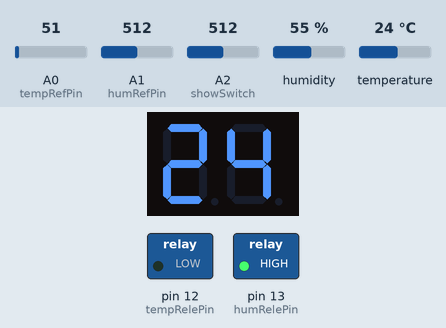
A sketch run on a simulated Arduino Uno, built with avr-gcc and run on an emulated ATmega328P. On the bench: 2-digit seven-segment display, switched loads named in the sketch (green lamp = pin HIGH). The inputs (shaded band) are chosen by the test bench; at power-on: temperature 24 °C, A1 (humRefPin) = 512, A0 (tempRefPin) = 51, A2 (showSwitch) = 512, humidity 55 %.

Above: at 2.7 s.
2.8 s: temperature set to 15.5 °C
At 5.2 s:
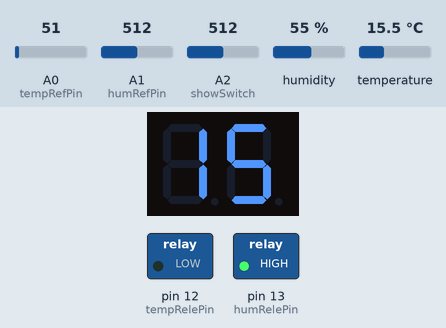
5.5 s: temperature set to 14.3 °C
At 7.1 s:
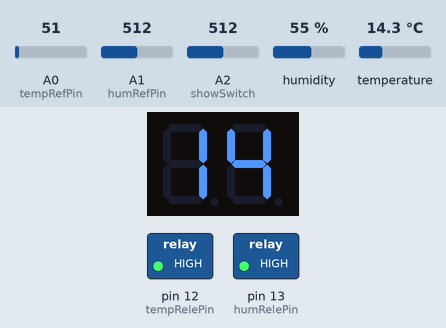
7.5 s: A1 (humRefPin) set to 167
At 8.1 s:
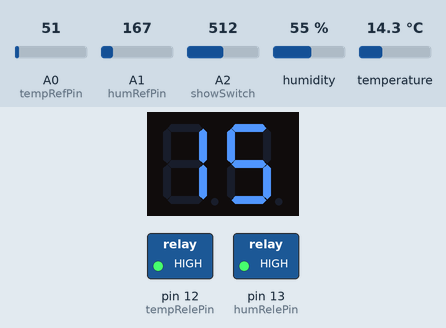
11.1 s: A1 (humRefPin) set to 142
At 12.2 s:
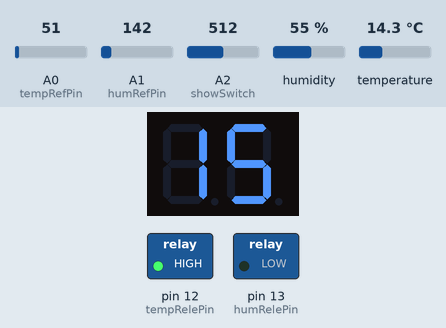
14.7 s: A0 (tempRefPin) set to 61
At 15.9 s:
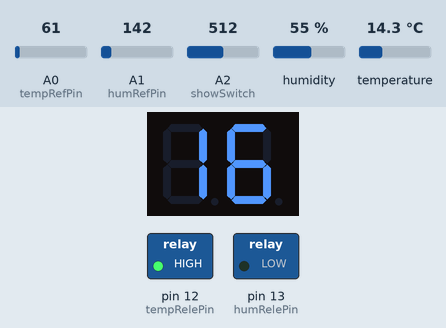
18.3 s: A2 (showSwitch) set to 246
At 18.8 s:
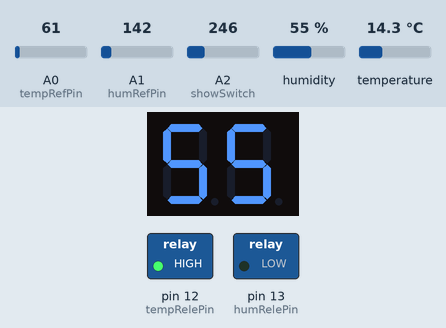
Timing chart, 0 to 20.8 s (numbered marks = the images above; inputs shaded):
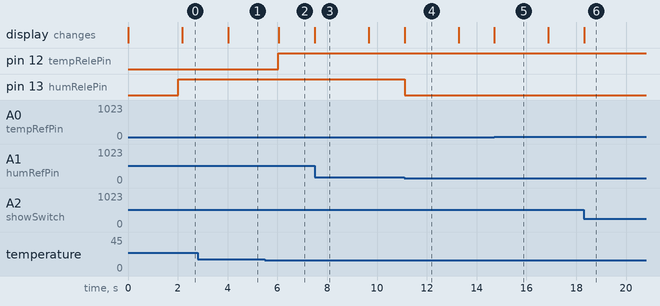

Measured:
- the behaviour switches between 15 and 14.9 °C on temperature (found by bisection; images 1 and 2)
- the behaviour switches between 154 and 153 on A1 (humRefPin) (found by bisection; images 3 and 4)
- after the input at 2.8 s, the display: changes after 1.2 s (image 1)
- after the input at 5.5 s, pin 12 (tempRelePin): LOW → HIGH after 0.54 s; the display: changes after 0.54 s (image 2)
- after the input at 7.5 s, the display: changes at once (image 3)
- after the input at 11.1 s, pin 13 (humRelePin): HIGH → LOW at once; the display: changes at once (image 4)
- after the input at 14.7 s, the display: changes at once (image 5)
- after the input at 18.3 s, the display: changes at once (image 6)

The sketch:

dht-controller.ino
```cpp
#include <SevenSeg.h>
SevenSeg sevseg(11,10,9,8,7,6,5);
#include "DHT.h"

#define DHTPIN 2
#define DHTTYPE DHT22
DHT dht(DHTPIN, DHTTYPE);

const int numOfDigits=2;
int digitPins[numOfDigits]={4,3};

#define tempRefPin A0
#define humRefPin A1
#define tempRelePin 12
#define humRelePin 13
#define PAUSADHT 2000

#define dummyTempPin A2
#define showSwitch A2

// aproximadamente 4 segundos
#define showTime 200

int tempRefValue = 0;
int humRefValue = 0;
int tempRefLowValue = 0;
int humRefLowValue = 0;
int prevTempRefValue = tempRefValue;
int prevHumRefValue = humRefValue;


int hum = 70;
int temp = 23;
int changeTimer = 0;
unsigned long dhtDelay;

void setup() {
  sevseg.setDigitPins(numOfDigits ,digitPins);
  sevseg.setCommonCathode();
  sevseg.write(temp);

  dhtDelay = millis();

  pinMode(tempRelePin, OUTPUT);
  pinMode(humRelePin, OUTPUT);
  digitalWrite(tempRelePin, LOW);
  digitalWrite(humRelePin, LOW);

  dht.begin();
}


void updateDisplay() {
    if (readTempState()) {
        if(changeTimer > 0) { // mostrar tempRefValue
            sevseg.write(tempRefValue);
        } else { // mostrar temp
            sevseg.write(temp);
        }
    } else { // mostrar humedad
        if(changeTimer > 0) { // mostrar humRefValue
            sevseg.write(humRefValue);
        } else { // mostrar hum
            sevseg.write(hum);
        }
    }

}


bool readTempState() {
    return (analogRead(showSwitch) > 256);
}


void checkInputValues() {
    if (temp >= tempRefValue) {
        digitalWrite(tempRelePin, LOW);
    }

    if (temp <= tempRefLowValue) {
        digitalWrite(tempRelePin, HIGH);
    }

    if (hum >= humRefValue) {
        digitalWrite(humRelePin, LOW);
    }

    if (hum <= humRefLowValue) {
        digitalWrite(humRelePin, HIGH);
    }

}

void readRefValues() {
  tempRefValue = map(analogRead(tempRefPin), 0, 1023, 15, 35);
  humRefValue = map(analogRead(humRefPin), 0, 1023, 50, 90);
  tempRefLowValue = tempRefValue - 1;
  humRefLowValue = humRefValue - 5;

  if (prevTempRefValue != tempRefValue) {
    changeTimer = showTime;
  }

  if (prevHumRefValue != humRefValue) {
    changeTimer = showTime;
  }

  prevTempRefValue = tempRefValue;
  prevHumRefValue = humRefValue;
}


void readDHT() {
  if (millis() > dhtDelay + PAUSADHT) {
    dhtDelay = millis();
    hum = (int)dht.readHumidity();
    temp = (int)dht.readTemperature();

  }
}


void loop() {
  readDHT();
  readRefValues();
  checkInputValues();

  updateDisplay();

  if (changeTimer > 0) {
    changeTimer--;
  }

}
```
